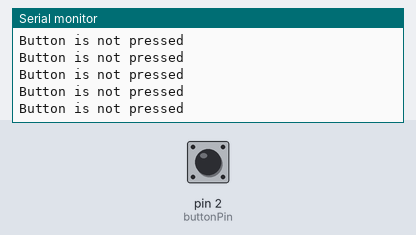
Bench run of a sketch on a simulated Arduino Uno, built with avr-gcc and run on an emulated ATmega328P. Parts: the last lines printed to the serial monitor. Inputs (shaded band) come from the test bench; at power-on: pin 2 (buttonPin) LOW.

Above: at 1.2 s.
1.3 s: pin 2 (buttonPin) pulled HIGH for 0.15 s
At 1.32 s:
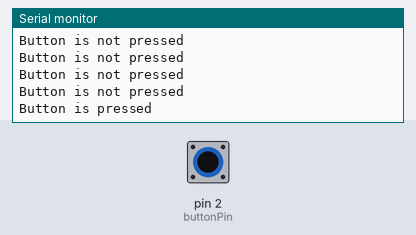
2.9 s: pin 2 (buttonPin) pulled HIGH for 3.2 s
At 2.98 s:
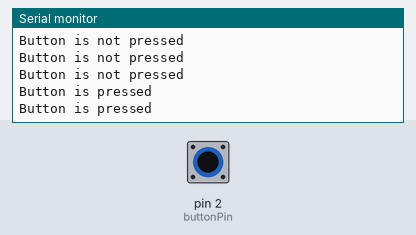
9.1 s: pin 2 (buttonPin) driven HIGH
At 9.25 s:
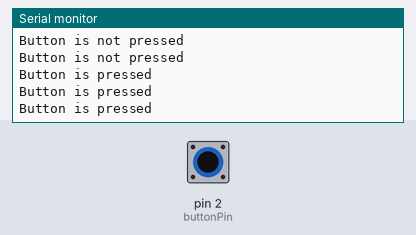

Measured:
- after the input at 1.3 s, the serial monitor: prints a new line at once (image 1)
- after the input at 9.1 s, the serial monitor: prints a new line at once (image 3)

The sketch:

BUTTON.ino
```cpp
// Define the pin number for the button
const int buttonPin = 2;
int led = 4;

// Define a variable to store the button state
int buttonState = 0;

void setup() {
  // Initialize serial communication at 9600 baud
  Serial.begin(9600);

  // Set the button pin as input
  pinMode(buttonPin, INPUT);
}

void loop() {
  // Read the state of the button
  buttonState = digitalRead(buttonPin);

  // Check if the button is pressed
  if (buttonState == HIGH) {
    // Button is pressed
    Serial.println("Button is pressed");
  } else {
    // Button is not pressed
    Serial.println("Button is not pressed");
  }

  // Delay for a short time to debounce the button
  delay(50);
}
```
